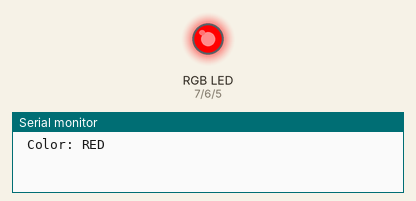
Bench run of a sketch on a simulated Arduino Uno, built with avr-gcc and run on an emulated ATmega328P. Shown: an RGB LED mixed from three pins (HIGH = lit), the last lines printed to the serial monitor.

Above: at 0.5 s.
At 1.5 s:
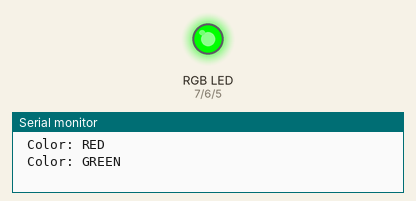
At 2.5 s:
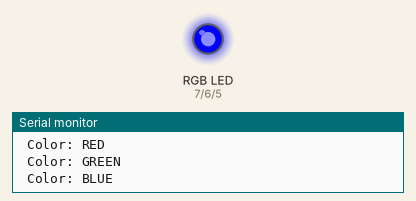
At 3.5 s:
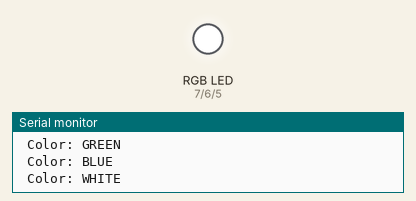
At 4.5 s:
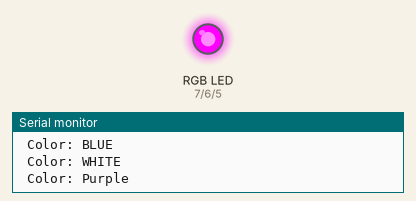
Timing chart, 0 to 6.5 s (numbered marks = the images above):
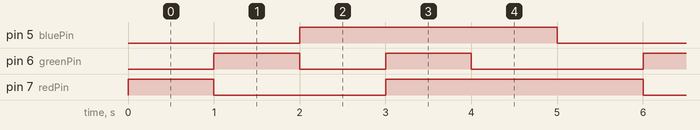

The sketch:

RGB_LED.ino
```cpp
int redPin= 7;
int greenPin = 6;
int bluePin = 5;

void setup() {
  pinMode(redPin, OUTPUT);
  pinMode(greenPin, OUTPUT);
  pinMode(bluePin, OUTPUT);
  Serial.begin(9600);
}

void loop() {
  setColor(255, 0, 0); // Red Color
  Serial.println(" Color: RED");
  delay(1000);
  setColor(0, 255, 0); // Green Color
  Serial.println(" Color: GREEN ");
  delay(1000);
  setColor(0, 0, 255); // Blue Color
  Serial.println(" Color: BLUE");
  delay(1000);
  setColor(255, 255, 255); // White Color
  Serial.println(" Color: WHITE");
  delay(1000);
  setColor(170, 0, 255); // Purple Color
  Serial.println(" Color: Purple");
  delay(1000);
}

void setColor(int redValue, int greenValue, int blueValue) {
  analogWrite(redPin, redValue);
  analogWrite(greenPin, greenValue);
  analogWrite(bluePin, blueValue);
}
```

Measured:
- by itself, pin 5 (bluePin): alternates HIGH for 3.0 s and LOW for 2.0 s
- by itself, pin 6 (greenPin): repeats every 5.0 s: LOW 1.0 s, HIGH 1.0 s, LOW 2.0 s, HIGH 1.0 s
- by itself, pin 7 (redPin): repeats every 5.0 s: LOW 2.0 s, HIGH 3.0 s
